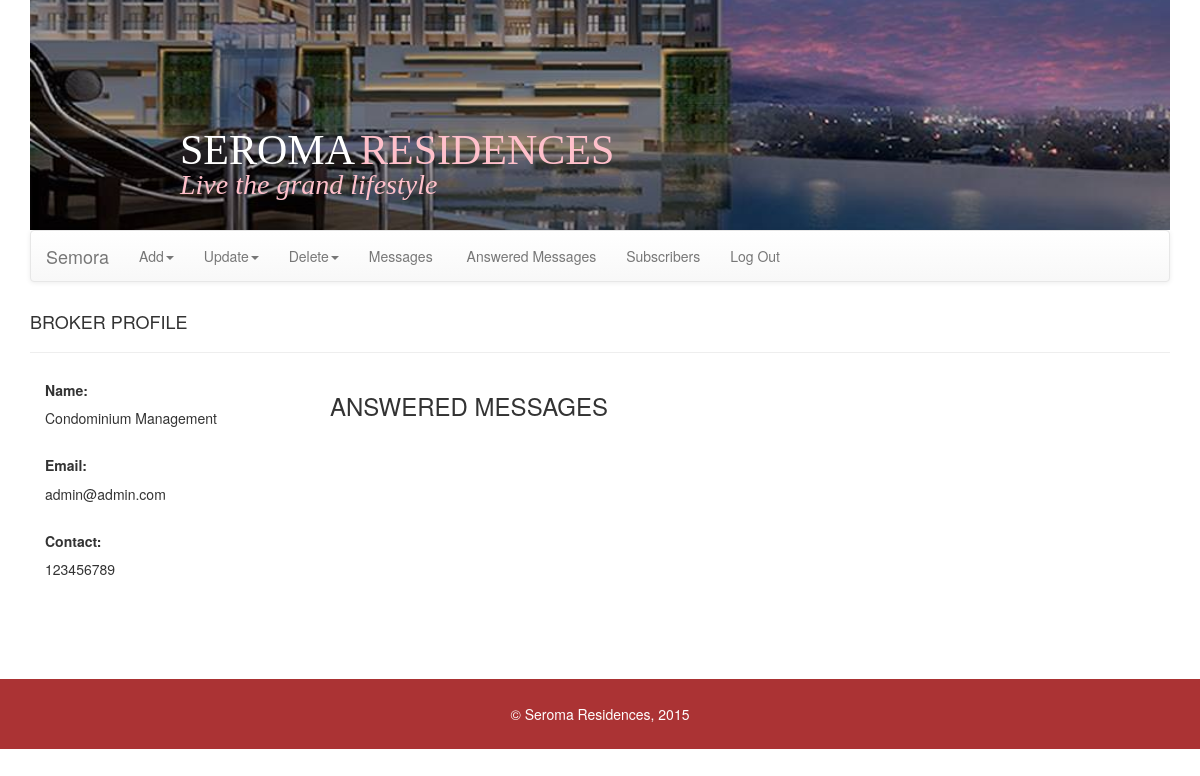
/admin?p=adminansmsg (signed in), run on an earlier commit of the app's database.
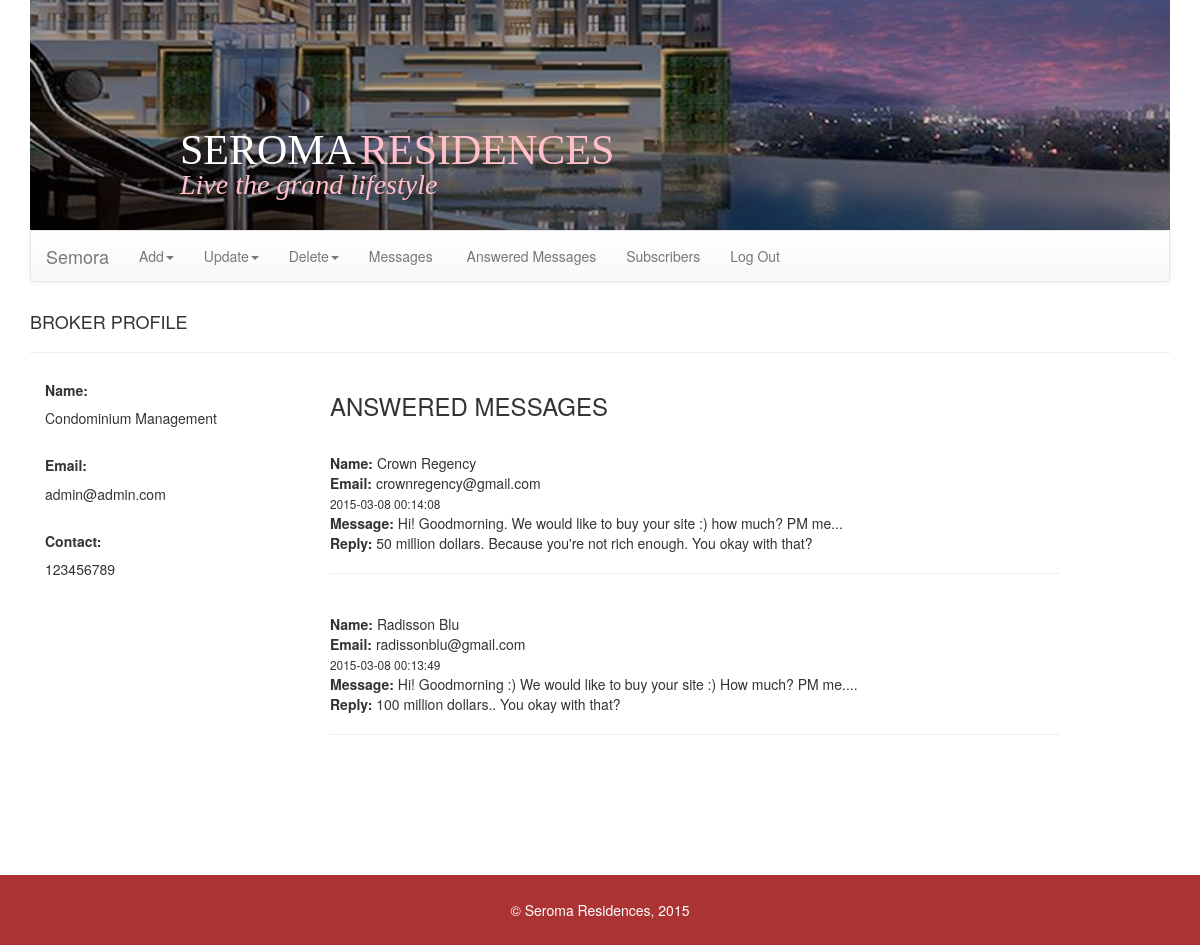
And on a later commit of the database.
### tables this page shows
CREATE TABLE IF NOT EXISTS `users` (
`id` int(11) NOT NULL,
  `username` varchar(255) NOT NULL,
  `password` varchar(255) NOT NULL,
  `name` varchar(255) NOT NULL,
  `contact` varchar(255) NOT NULL,
  `email` varchar(255) NOT NULL,
  `status` smallint(6) NOT NULL
);

CREATE TABLE IF NOT EXISTS `messages` (
`messageid` int(11) NOT NULL,
  `sender` varchar(256) NOT NULL,
  `senderemail` varchar(256) NOT NULL,
  `timestamp` timestamp NOT NULL DEFAULT CURRENT_TIMESTAMP ON UPDATE CURRENT_TIMESTAMP,
  `recipient` smallint(6) NOT NULL,
  `message` varchar(500) NOT NULL,
  `viewed` int(11) NOT NULL,
  `reply` varchar(500) NOT NULL,
  `replytimestamp` varchar(50) NOT NULL,
  `messagestatus` smallint(6) NOT NULL
);

### db.php (called while the page is built, shortened)
<?php
	function site_db()
	{
		try
		{
			return new PDO('mysql:host=localhost;dbname=seroma','root','');
		}
		catch(PDOException $ex)
		{
			echo "Connection Error: ", $ex->getMessage();
		}
	}
	function view_broker_profile($userid)
	{
		$db = site_db();
		$sql = "select * from users where id = ?";
		$st = $db->prepare($sql);
		$st->execute(array($userid));
		$row = $st->fetch();
		return $row;
	}
   function get_broker_replied_msgs($id){
		$db = site_db();
		$sql = "select * from messages where recipient=? and messagestatus = ? order by timestamp desc";
		$st = $db->prepare($sql);
		$st->execute(array($id, 1));
		$rows = $st->fetchAll();
		return $rows;
   }

### admin/adminansmsg.php (the view, shortened to what this page needs)
<?php
	$viewbrokerprofile = view_broker_profile($_SESSION['userid']);
	$id = $_SESSION['userid'];
	$getbrokerrepliedmsgs = get_broker_replied_msgs($id);
?>
<!DOCTYPE html>
<head><title>Answered Messages</title></head>
<html>
	<body>
    <h4>BROKER PROFILE</h4><hr/>
		<div class = "col-md-3">
				<div>
					<h5><b>Name:</b></h5>
					<?php echo htmlentities($viewbrokerprofile['name']);?>
				</div><br/>
				<div>
					<h5><b>Email:</b></h5>
					<?php echo htmlentities($viewbrokerprofile['email']);?>
				</div><br/>
				<div>
					<h5><b>Contact:</b></h5>
					<?php echo htmlentities($viewbrokerprofile['contact']);?>
				</div>
		</div>
		<div class = "col-md-8">
		    <h3 class = "pull-left">ANSWERED MESSAGES</h3>
			<br /><br /><br /><br />
			<?php foreach($getbrokerrepliedmsgs as $m): ?>
				<b>Name:</b> <?php echo htmlentities($m['sender']); ?><br>
				<b>Email:</b> <?php echo htmlentities($m['senderemail']); ?><br>
				<small><?php echo htmlentities($m['timestamp']); ?></small><br>
				<b>Message:</b> <?php echo htmlentities($m['message']); ?><br>
				<b>Reply:</b> <?php echo htmlentities($m['reply']); ?><br>
				<hr><br>
			<?php endforeach; ?>
		</div>
	</body>
</html>

### admin/index.php (shortened to what this page needs)
<?php
	include "../db.php";
	if($_SESSION['isloginadmin'] == true)
	{
		$page = isset($_GET['p']) ? $_GET['p'] : 'addarticle';
		$id = $_SESSION['userid'];
		$countnewmsg = count_new_msg($id);
		$content = $page.".php";
	}
	else
	{
		if($_SESSION['isloginbroker'] == true)
			header('Location:../broker');
		else
			header('Location:../');
	}
?>
<!DOCTYPE html>
<html>
	<head><title>Administrator</title>
	<link rel="stylesheet" href="../bootstrap/css/bootstrap.min.css">
	<link rel="stylesheet" href="../bootstrap/css/bootstrap-theme.min.css">
	</head>
	<body>
		<div class = "container">
			<div class = "header">
				<span class = "color1">SEROMA</span><span class = "color2">RESIDENCES</span> <br/>
				<span class = "lowerheader color2">Live the grand lifestyle</span>
			</div>
			<nav class = "navbar navbar-default">
				<div class="container-fluid">
					<div class="navbar-header">
						  <a class="navbar-brand" href="#">Semora</a>
					</div>
					<div class="collapse navbar-collapse" id="bs-example-navbar-collapse-1">
						<ul class="nav navbar-nav">
							<li class = "dropdown">
								<a href="#" class="dropdown-toggle" data-toggle="dropdown" role="button" aria-expanded="false">Add<span class="caret"></span></a>
							</li>
							<li class = "dropdown">
								<a href="#" class="dropdown-toggle" data-toggle="dropdown" role="button" aria-expanded="false">Update<span class="caret"></span></a>
							</li>
							<li class = "dropdown">
								<a href="#" class="dropdown-toggle" data-toggle="dropdown" role="button" aria-expanded="false">Delete<span class="caret"></span></a>
							</li>
							<li>
								<a href = "?p=adminmsg">Messages&nbsp;<?php if($countnewmsg != false){ ?><span class = "badge"><?php echo htmlentities($countnewmsg);?></span> <?php } ?> </a>
							</li>
							<li>
								<a href = "?p=adminansmsg">Answered Messages</a>
							</li>
							<li>
								<a href = "?p=subscribers">Subscribers</a>
							</li>
							<li>
								<a href = "?l=true">Log Out</a>
						</ul>
					</div>
				</div>
			</nav>
			<div class = "main-content">
				<br>
				<?php include_once($content); ?>
			</div>
		</div>
    <div class="footer pull-bottom">
        &copy; Seroma Residences, 2015
     </div>
	</body>
</html>

### admin/index.php (style rules this page uses)
.header { background-image: url("../images/headerbg.jpg"); background-size: 1140px 250px; background-repeat: no-repeat; margin-top: -20px; height: 250px; }
.main-content { margin-top: -20px; }
.header { position: relative; }
.header span { font-family: Century Gothic; }
.color1 { color: white; }
.color2 { color: pink; }
.header span.color1 { font-size: 3em; position: absolute; bottom: 50px; left: 150px; }
.header span.color2 { font-size: 3em; position: absolute; bottom: 50px; left: 330px; }
.header span.lowerheader { font-size: 2em; position: absolute; bottom: 25px; left: 150px; font-style: italic; }
.container { margin-bottom: 100px; }
.footer { background-color: #AB3334; color: #fff; text-align: center; height: 70px; vertical-align: middle; line-height: 70px; }

What changed in the data, as far as the page shows it:
added messages: sender "Crown Regency", senderemail "crownregency@gmail.com", timestamp "2015-03-08 00:14:08", message "Hi! Goodmorning. We would like to buy your site :) how much? PM me...", reply "50 million dollars. Because you're not rich enough. You okay with that?"
added messages: sender "Radisson Blu", senderemail "radissonblu@gmail.com", timestamp "2015-03-08 00:13:49", message "Hi! Goodmorning :) We would like to buy your site :) How much? PM me....", reply "100 million dollars.. You okay with that?"
